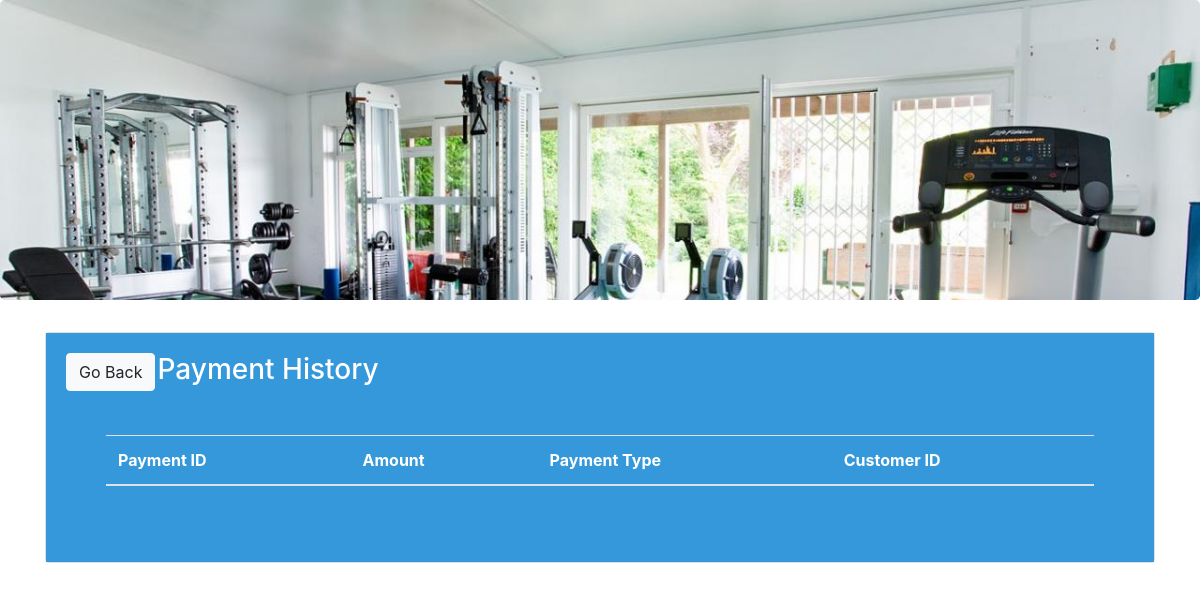
The app's page /payment_history.php, older data.
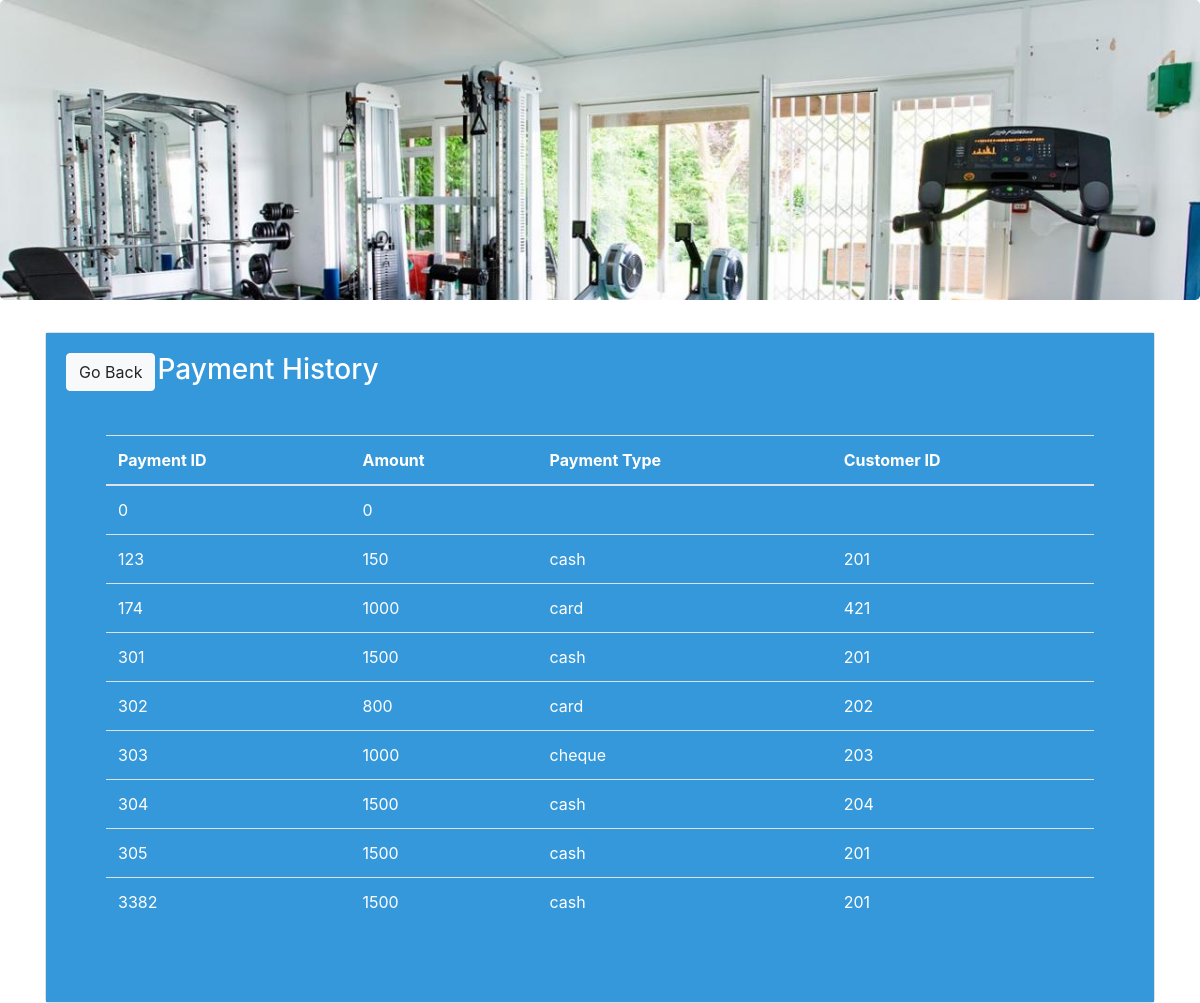
The same page, newer data.
### tables this page shows
CREATE TABLE `payment_history` (
  `payment_id` int(10) NOT NULL,
  `amount` int(20) NOT NULL,
  `customer_id` varchar(20) NOT NULL,
  `payment_type` varchar(20) NOT NULL
);

### func.php (the view, shortened to what this page needs)
<?php
$con=mysqli_connect("localhost","root","","loginsystem");
function get_payment_history(){
    global $con;
    $query="select * from payment_history";
    $result=mysqli_query($con,$query);
    while($row=mysqli_fetch_array($result)){
        $payment_id=$row ['payment_id'];
        $amount=$row['amount'];
        $payment_type=$row['payment_type'];
        $customer_id=$row['customer_id'];
        echo"<tr>
        <td>$payment_id</td>
        <td>$amount</td>
        <td>$payment_type</td>
        <td>$customer_id</td>
        </tr>";
    }
}
?>

### payment_history.php (shortened to what this page needs)
<!DOCTYPE html>
<?php include("func.php");?>
<html>
<head>
	 <link rel="stylesheet" href="https://maxcdn.bootstrapcdn.com/bootstrap/4.0.0-beta/css/bootstrap.min.css">
</head>
<body>
<div class="jumbotron" style="background: url('images/2.jpg') no-repeat;background-size: cover;height: 300px;"></div>
 <div class="container">
<div class="card">
     <div class="card-body" style="background-color:#3498DB;color:#ffffff;">
         <div class="row">
             <div class="col-md-1">
    <a href="admin-panel.php" class="btn btn-light ">Go Back</a>
             </div>
             <div class="col-md-3"><h3>Payment History</h3></div>
             <div class="col-md-8">
                 </div></div></div>
     <div class="card-body" style="background-color:#3498DB;color:#ffffff;">
         <div class="card-body">
    <table class="table table-hover">
        <thead>
     <tr>
            <th>Payment ID </th>
            <th>Amount</th>
            <th>Payment Type</th>
            <th>Customer ID</th>
        </tr>
        </thead>
        <tbody>
          <?php get_payment_history(); ?>
        </tbody>
    </table>
    </div>
    </body>
</html>

Row changes from the older to the newer data that the page shows:
added payment_history: payment_id "0", amount "0"
added payment_history: payment_id "123", amount "150", payment_type "cash", customer "201"
added payment_history: payment_id "174", amount "1000", payment_type "card", customer "421"
added payment_history: payment_id "301", amount "1500", payment_type "cash", customer "201"
added payment_history: payment_id "302", amount "800", payment_type "card", customer "202"
added payment_history: payment_id "303", amount "1000", payment_type "cheque", customer "203"
added payment_history: payment_id "304", amount "1500", payment_type "cash", customer "204"
added payment_history: payment_id "305", amount "1500", payment_type "cash", customer "201"
added payment_history: payment_id "3382", amount "1500", payment_type "cash", customer "201"
